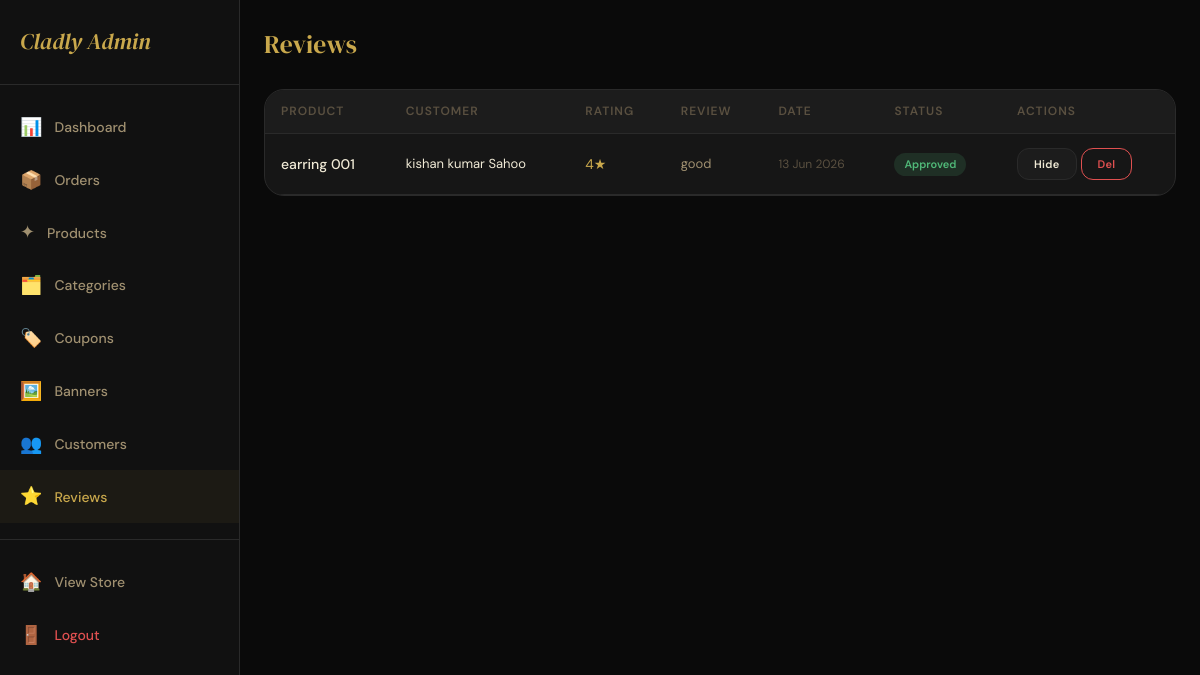
/admin-panel/reviews/ (signed in), run on an earlier commit of the app's database.
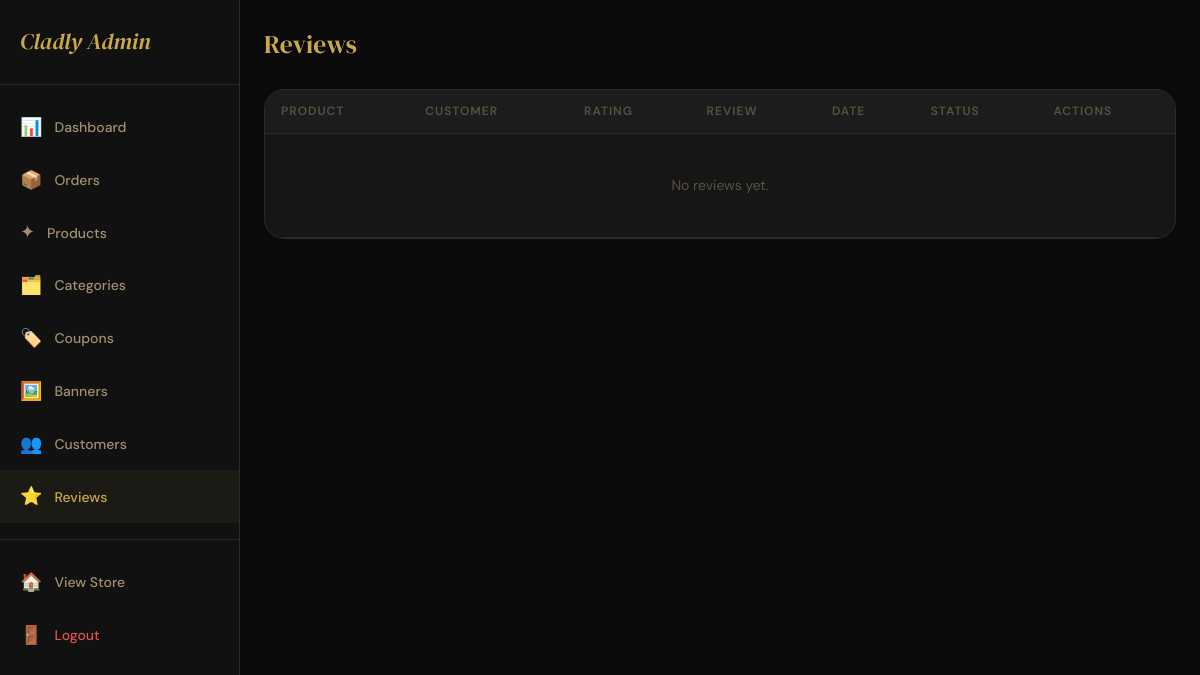
And on a later commit of the database.
### store/models.py (models this page shows, shortened)
class Review(models.Model):
    product = models.ForeignKey(Product, on_delete=models.CASCADE, related_name='reviews')
    user = models.ForeignKey(User, on_delete=models.CASCADE)
    order_item = models.ForeignKey(OrderItem, on_delete=models.SET_NULL, null=True, blank=True)
    rating = models.IntegerField(validators=[MinValueValidator(1), MaxValueValidator(5)])
    title = models.CharField(max_length=200, blank=True)
    content = models.TextField()
    image = models.ImageField(upload_to='reviews/', null=True, blank=True)
    is_approved = models.BooleanField(default=True)
    created_at = models.DateTimeField(auto_now_add=True)
    class Meta:
        unique_together = ['product', 'user']
        ordering = ['-created_at']

class Product(models.Model):
    STOCK_STATUS = [
        ('in_stock', 'In Stock'),
        ('low_stock', 'Low Stock'),
        ('out_of_stock', 'Out of Stock'),
    ]
    name = models.CharField(max_length=200)
    slug = models.SlugField(unique=True)
    category = models.ForeignKey(Category, on_delete=models.SET_NULL, null=True, related_name='products')
    description = models.TextField()
    material = models.CharField(max_length=200, blank=True)
    color = models.CharField(max_length=100, blank=True)
    original_price = models.DecimalField(max_digits=10, decimal_places=2)
    selling_price = models.DecimalField(max_digits=10, decimal_places=2)
    local_market_price = models.DecimalField(max_digits=10, decimal_places=2, null=True, blank=True, help_text='local market Price')
    styling_tips = models.TextField(blank=True, null=True, help_text='Styling tips shown to customers on product page')
    stock_quantity = models.IntegerField(default=0)
    stock_status = models.CharField(max_length=20, choices=STOCK_STATUS, default='in_stock')
    is_active = models.BooleanField(default=True)
    is_new_arrival = models.BooleanField(default=False)
    is_best_seller = models.BooleanField(default=False)
    is_featured = models.BooleanField(default=False)
    delivery_days = models.IntegerField(default=1, help_text='Estimated delivery in days')
    tags = models.CharField(max_length=500, blank=True, help_text='Comma-separated tags')
    created_at = models.DateTimeField(auto_now_add=True)
    updated_at = models.DateTimeField(auto_now=True)
    class Meta:
        ordering = ['-created_at']

class User(AbstractBaseUser, PermissionsMixin):
    full_name = models.CharField(max_length=150)
    email = models.EmailField(unique=True)
    mobile = models.CharField(max_length=15, unique=True, null=True, blank=True)
    is_active = models.BooleanField(default=True)
    is_staff = models.BooleanField(default=False)
    date_joined = models.DateTimeField(default=timezone.now)
    profile_image = models.ImageField(upload_to='profiles/', null=True, blank=True)
    referral_code = models.CharField(max_length=20, unique=True, blank=True)
    referred_by = models.ForeignKey('self', null=True, blank=True, on_delete=models.SET_NULL, related_name='referrals')
    referral_credits = models.DecimalField(max_digits=10, decimal_places=2, default=0)
    USERNAME_FIELD = 'email'
    REQUIRED_FIELDS = ['full_name']
    objects = UserManager()

### store/views.py (the view, shortened to what this page needs)
# urls.py: path('admin-panel/reviews/', views.admin_reviews, name='admin_reviews'),
@user_passes_test(is_admin, login_url='/login/')
def admin_reviews(request):
    reviews = Review.objects.all().select_related('product', 'user')
    return render(request, 'store/admin/reviews.html', {'reviews': reviews})

### store/context_processors.py (called while the page is built)
def cart_wishlist_count(request):
    cart_count = 0
    wishlist_count = 0
    notif_count = 0
    if request.user.is_authenticated:
        cart_count = Cart.objects.filter(user=request.user).count()
        wishlist_count = Wishlist.objects.filter(user=request.user).count()
        notif_count = Notification.objects.filter(user=request.user, is_read=False).count()
    else:
        session_key = request.session.session_key
        if session_key:
            cart_count = Cart.objects.filter(session_key=session_key).count()
    return {
        'cart_count': cart_count,
        'wishlist_count': wishlist_count,
        'notif_count': notif_count,
    }

def categories_list(request):
    categories = Category.objects.filter(is_active=True).order_by('order', 'name')
    return {'nav_categories': categories}

### store/views.py (called while the page is built)
def is_admin(user):
    return user.is_authenticated and user.is_staff

### store/templates/store/admin/reviews.html (shortened to what this page needs)
{% extends 'store/admin/base_admin.html' %}
{% block admin_content %}
<div class="admin-header">
  <div class="admin-page-title">Reviews</div>
</div>
<div class="table-wrap">
  <table class="data-table">
    <thead><tr><th>Product</th><th>Customer</th><th>Rating</th><th>Review</th><th>Date</th><th>Status</th><th>Actions</th></tr></thead>
    <tbody>
      {% for review in reviews %}
        <tr>
          <td style="font-weight:500;max-width:160px;">{{ review.product.name|truncatechars:30 }}</td>
          <td style="font-size:13px;">{{ review.user.full_name }}</td>
          <td style="color:var(--gold);">{{ review.rating }}★</td>
          <td style="max-width:240px;font-size:13px;color:var(--text-secondary);">{{ review.content|truncatechars:80 }}</td>
          <td style="font-size:12px;color:var(--text-muted);">{{ review.created_at|date:"d M Y" }}</td>
          <td>
            {% if review.is_approved %}
              <span class="status-badge status-delivered">Approved</span>
            {% else %}
              <span class="status-badge status-cancelled">Hidden</span>
            {% endif %}
          </td>
          <td>
            <form method="post" style="display:flex;gap:4px;">
              {% if review.is_approved %}
                <button name="action" value="reject" class="btn btn-sm btn-dark" style="font-size:11px;">Hide</button>
              {% else %}
                <button name="action" value="approve" class="btn btn-sm" style="font-size:11px;background:rgba(80,184,120,0.15);color:var(--success);border:1px solid rgba(80,184,120,0.3);">Show</button>
              {% endif %}
              <button name="action" value="delete" class="btn btn-sm" style="font-size:11px;color:var(--error);background:none;border:1px solid var(--error);" onclick="return confirm('Delete review?')">Del</button>
            </form>
          </td>
        </tr>
      {% empty %}
        <tr><td colspan="7" style="text-align:center;padding:40px;color:var(--text-muted);">No reviews yet.</td></tr>
      {% endfor %}
    </tbody>
  </table>
</div>
{% endblock %}

What changed in the data, as far as the page shows it:
removed Review: product.name "earring 001", user.full_name "kishan kumar Sahoo", rating "4", content "good", created_at "13 Jun 2026", is_approved "Approved"
Also different on the page:
text now shown: "No reviews yet."
